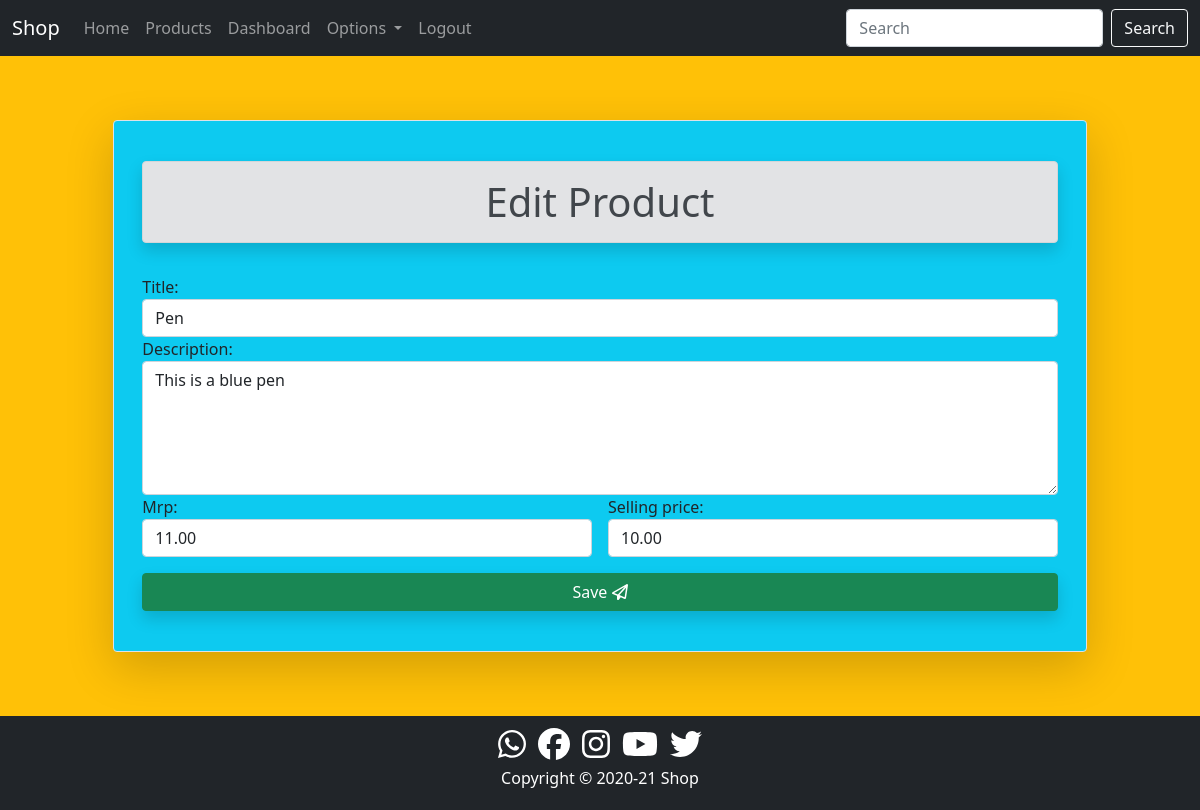
The app's page /product/edit/5/ (signed in) with its own data.
### product/models.py (models this page shows, shortened)
class Product(models.Model):
    seller=models.ForeignKey(User,on_delete=models.CASCADE)
    title=models.CharField(max_length=50)
    date=models.DateField()
    description=models.TextField(max_length=500)
    mrp=models.DecimalField(decimal_places=2,max_digits=7)
    selling_price=models.DecimalField(decimal_places=2,max_digits=10)
    location=models.CharField(max_length=50)

### product/views.py (the view)
# urls.py: path('edit/<int:pk>/',views.ProductUpdateView.as_view(),name='edit'),
@method_decorator(user_passes_test(lambda u: Group.objects.get(name='seller') in u.groups.all()),name='dispatch')
class ProductUpdateView(UpdateView):
    model=Product
    form_class=ProductForm
    template_name='product/edit.html'
    success_url='/dashboard/'

### product/forms.py
class ProductForm(forms.ModelForm):
    class Meta:
        model=Product
        exclude=('seller','date','location')
        widgets={
            'title':forms.TextInput(attrs={'class':'form-control','placeholder':'enter product title'}),
            'description':forms.Textarea(attrs={'class':'form-control','placeholder':'enter product description','rows':5}),
            'mrp':forms.NumberInput(attrs={'class':'form-control','min':'0','max':'1000000','placeholder':'enter product mrp'}),
            'selling_price':forms.NumberInput(attrs={'class':'form-control','min':'0','max':'1000000','placeholder':'enter product selling price'})
        }

### product/templates/product/edit.html (shortened to what this page needs)
{% extends 'core/base.html' %}
{% block content %}
<div class="container-fluid bg-warning">
    <div class="row py-3 px-3">
        <div class="col-md-10 offset-md-1 border rounded shadow-lg bg-info my-5 py-4">
            <div class="h1 alert alert-secondary text-center m-3 shadow">Edit Product</div>
            <form method="POST" class="p-3">
                <div class="row g-3">
                    <div class="col-md-12">
                        {{form.title.label_tag}}
                        {{form.title}}
                    </div>
                </div>
                <div class="row g-3">
                    <div class="col-md-12">
                        {{form.description.label_tag}}
                        {{form.description}}
                    </div>
                </div>
                <div class="row g-3">
                    <div class="col-md-6">
                        {{form.mrp.label_tag}}
                        {{form.mrp}}
                    </div>
                    <div class="col-md-6">
                        {{form.selling_price.label_tag}}
                        {{form.selling_price}}
                    </div>
                </div>
                <div class="text-center mt-3 d-grid">
                    <button type="submit" class="btn btn-success shadow">Save
                        <i class="far fa-paper-plane"></i></button>
                </div>
            </form>
        </div>
    </div>
</div>
{% endblock content %}

### records on screen
Product: title "Pen", description "This is a blue pen", mrp "11.00", selling_price "10.00"
